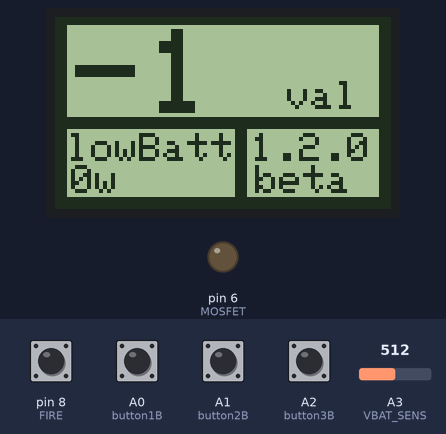
A program run on a simulated Arduino Nano, built with avr-gcc and run on an emulated ATmega328P. Parts: 84×48 one-colour display, output pins drawn as LEDs (lit = HIGH). Inputs (shaded band) come from the test bench; at power-on: A0 (button1B), A1 (button2B), A2 (button3B), pin 8 (FIRE) HIGH, A3 (VBAT_SENS) = 512. The display library's start-up logo is not drawn; EEPROM starts erased; pins used as bus, display or sensor lines are not drawn.

Above: at 1.2 s.
1.3 s: A3 (VBAT_SENS) set to 640
3.4 s: A3 (VBAT_SENS) set to 668
At 4.1 s:
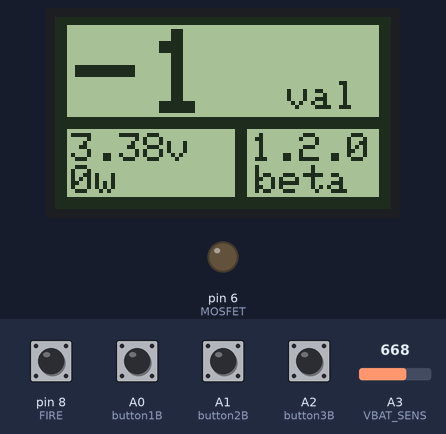
5.3 s: pin 8 (FIRE) pulled LOW for 0.15 s
At 5.37 s:
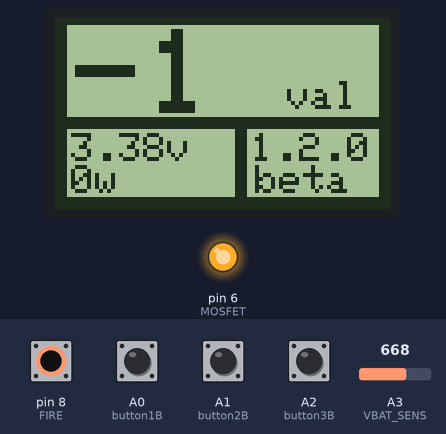
6.9 s: A1 (button2B) pulled LOW for 1 s
At 8.8 s:
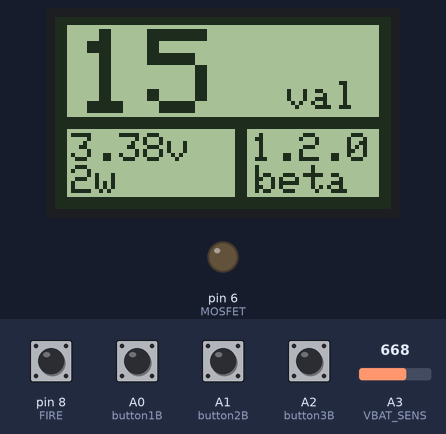
9.4 s: A0 (button1B) pulled LOW for 0.15 s
At 10.1 s:
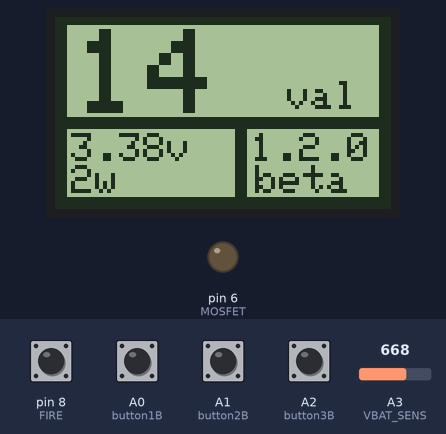
11.1 s: A0 (button1B) pulled LOW for 1 s
At 12.4 s:
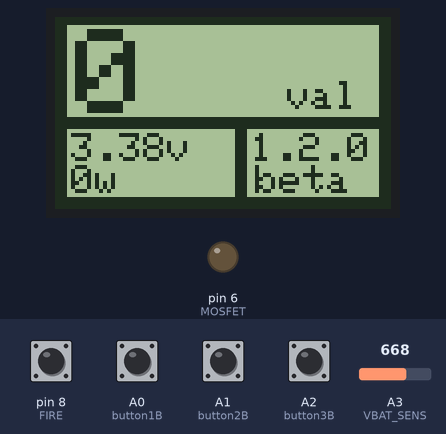
Timing chart, 0 to 14.1 s (numbered marks = the images above; inputs shaded):
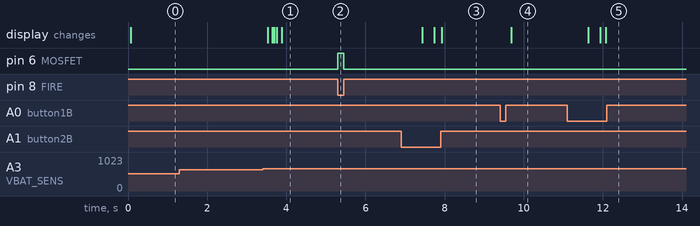

Measured:
- the behaviour switches between 651 and 652 on A3 (VBAT_SENS) (found by bisection; images 0 and 1)
- after the input at 1.3 s, every drawn part: stays the same
- after the input at 3.4 s, the display: first changes after 0.13 s (image 1 shows a later state)
- after the input at 5.3 s, pin 6 (MOSFET): LOW → HIGH at once, → LOW 0.15 s later
- after the input at 6.9 s, the display: first changes after 0.54 s (image 3 shows a later state)
- after the input at 9.4 s, the display: changes after 0.29 s (image 4)
- after the input at 11.1 s, the display: first changes after 0.54 s (image 5 shows a later state)

The program:

main.cpp
```cpp
//--------------------------------<Ver.1.2.0.beta>------------------------------------
//designed by ykronek
//just fire on max power with battery volts on disp(work incorrectly)
//28.07.2019
//renamed COIL to MOSFET
//soldered MOSFET pin to D6(can PWM but not used now)
//soldered display pin Din to D13
//soldered display's BL pin on 5v
//30.07.2019/20:05
//added pwm regulation power(measuring units is value)
//30.07.2019/23:38
//added constrain on values(0-255)
//добавлен коефициент к формуле считывания напряжения
//идут тесты делителя напряжения
//31.07.2019/22:05
//ускорена регулировка зажатием
//04.08.2019/19:29
//датчик напряжения работает
//09.08.2019/00:58
//06.10.2019/21:00
//дисплей включаеться стабильно с первого раза
//06.10.2019/21:28
//переделал датчик напряжения
//11.10.2019/23:02
//добавил DEBUG_MODE
//инициализировал среднюю кнопку
//выводит расчетную выходную мощность
//26.06.2020/01:47
//исправил Debug mode
//ардуино запоминает значение 'value' в EEPROM
//20.09.2020/22:25
//добавил фильтр для считывания напряжения

#include<SPI.h>
#include <avr/eeprom.h>
#include <Adafruit_GFX.h>
#include <Adafruit_PCD8544.h>

#define FIRE 8 //кнопка фаер
#define MOSFET 6 // пин мосфета
#define VBAT_SENS A3 // пин измерения напряжения
#define PowerDisplay A4 // пин питания дисплея

    // #define DEBUG //comment to disable

#define VERSION "1.2.0"
#define STABorBETA "beta"
#define LowerVbat   3.3      // нижний попрог допустимого напряжения для вейпа

#define VoltageTrue 5.187    // когда все собрали, меряем напряжение на 5вольтах ардуины и вписываем сюда
#define coilRes 0.3          // итоговое сопротивление койлов

float k = 0.1;             // коефициент для фильтра считывания напряжения

#define button1B A0  // пин кнопки button1(left)
#define button2B A1   //(right)
#define button3B A2  //selectButton(center)

boolean button1S;   // храним состояния кнопок (S - State)
boolean button1F;   // флажки кнопок (F - Flag)
boolean button1R;   // флажки кнопок на отпускание (R - Release)
boolean button1P;   // флажки кнопок на нажатие (P - Press)
boolean button1H;   // флажки кнопок на удержание (многократный вызов) (H - Hold)
boolean button1HO;  // флажки кнопок на удержание (один вызов при нажатии) (HO - Hold Once)
boolean button1D;   // флажки кнопок на двойное нажатие (D - Double)
boolean button1DP;  // флажки кнопок на двойное нажатие и отпускание (D - Double Pressed)

boolean button2S;   // храним состояния кнопок (S - State)
boolean button2F;   // флажки кнопок (F - Flag)
boolean button2R;   // флажки кнопок на отпускание (R - Release)
boolean button2P;   // флажки кнопок на нажатие (P - Press)
boolean button2H;   // флажки кнопок на удержание (многократный вызов) (H - Hold)
boolean button2HO;  // флажки кнопок на удержание (один вызов при нажатии) (HO - Hold Once)
boolean button2D;   // флажки кнопок на двойное нажатие (D - Double)
boolean button2DP;  // флажки кнопок на двойное нажатие и отпускание (D - Double Pressed)

boolean button3S;   // храним состояния кнопок (S - State)
boolean button3F;   // флажки кнопок (F - Flag)
boolean button3R;   // флажки кнопок на отпускание (R - Release)
boolean button3P;   // флажки кнопок на нажатие (P - Press)
boolean button3H;   // флажки кнопок на удержание (многократный вызов) (H - Hold)
boolean button3HO;  // флажки кнопок на удержание (один вызов при нажатии) (HO - Hold Once)
boolean button3D;   // флажки кнопок на двойное нажатие (D - Double)
boolean button3DP;  // флажки кнопок на двойное нажатие и отпускание (D - Double Pressed)


#define double_timer 100   // время (мс), отведённое на второе нажатие
#define hold 500           // время (мс), после которого кнопка считается зажатой
#define debounce 80        // (мс), антидребезг
#define step_del 20       // задержка между шагами изменения value
boolean lowbat;             // флаг разряда аккумулятора


unsigned long button1_timer; // таймер последнего нажатия кнопки
unsigned long button1_double; // таймер двойного нажатия кнопки

unsigned long button2_timer; // таймер последнего нажатия кнопки
unsigned long button2_double; // таймер двойного нажатия кнопки

unsigned long button3_timer; // таймер последнего нажатия кнопки
unsigned long button3_double; // таймер двойного нажатия кнопки

uint32_t leftbtt_timer;    //таймеры для уменьшения валуе
uint32_t rightbtt_timer;   //таймеры для увеличения валуе


Adafruit_PCD8544 display = Adafruit_PCD8544(7, 13, 5, 4, 3);


double vbat;
int value;
float current;
int power;

//------------------------ОТРАБОТКА КНОПОК-------------------------
void buttons1() {
  //-------------------------button1--------------------------
  // нажали (с антидребезгом)
  if (button1S && !button1F && millis() - button1_timer > debounce) {
    button1F = 1;
    button1HO = 1;
    button1_timer = millis();
  }
  // если отпустили до hold, считать отпущенной
  if (!button1S && button1F && !button1R && !button1DP && millis() - button1_timer < hold) {
    button1R = 1;
    button1F = 0;
    button1_double = millis();
  }
  // если отпустили и прошло больше double_timer, считать 1 нажатием
  if (button1R && !button1DP && millis() - button1_double > double_timer) {
    button1R = 0;
    button1P = 1;
  }
  // если отпустили и прошло меньше double_timer и нажата снова, считать что нажата 2 раз
  if (button1F && !button1DP && button1R && millis() - button1_double < double_timer) {
    button1F = 0;
    button1R = 0;
    button1DP = 1;
  }
  // если была нажата 2 раз и отпущена, считать что была нажата 2 раза
  if (button1DP && millis() - button1_timer < hold) {
    button1DP = 0;
    button1D = 1;
    button1_timer = millis();
  }
  // Если удерживается более hold, то считать удержанием
  if (button1F && !button1D && !button1H && millis() - button1_timer > hold) {
    button1H = 1;
  }
  // Если отпущена после hold, то считать, что была удержана
  if (!button1S && button1F && millis() - button1_timer > hold) {
    button1F = 0;
    button1H = 0;
    button1_timer = millis();
  }
  //-------------------------button1--------------------------
}

void buttons2() {
  //-------------------------button2--------------------------
  // нажали (с антидребезгом)
  if (button2S && !button2F && millis() - button2_timer > debounce) {
    button2F = 1;
    button2HO = 1;
    button2_timer = millis();
  }
  // если отпустили до hold, считать отпущенной
  if (!button2S && button2F && !button2R && !button2DP && millis() - button2_timer < hold) {
    button2R = 1;
    button2F = 0;
    button2_double = millis();
  }
  // если отпустили и прошло больше double_timer, считать 1 нажатием
  if (button2R && !button2DP && millis() - button2_double > double_timer) {
    button2R = 0;
    button2P = 1;
  }
  // если отпустили и прошло меньше double_timer и нажата снова, считать что нажата 2 раз
  if (button2F && !button2DP && button2R && millis() - button2_double < double_timer) {
    button2F = 0;
    button2R = 0;
    button2DP = 1;
  }
  // если была нажата 2 раз и отпущена, считать что была нажата 2 раза
  if (button2DP && millis() - button2_timer < hold) {
    button2DP = 0;
    button2D = 1;
    button2_timer = millis();
  }
  // Если удерживается более hold, то считать удержанием
  if (button2F && !button2D && !button2H && millis() - button2_timer > hold) {
    button2H = 1;
  }
  // Если отпущена после hold, то считать, что была удержана
  if (!button2S && button2F && millis() - button2_timer > hold) {
    button2F = 0;
    button2H = 0;
    button2_timer = millis();
  }
  //-------------------------button2--------------------------
}

void buttons3() {
  //-------------------------button3--------------------------
  // нажали (с антидребезгом)
  if (button3S && !button3F && millis() - button3_timer > debounce) {
    button3F = 1;
    button3HO = 1;
    button3_timer = millis();
  }
  // если отпустили до hold, считать отпущенной
  if (!button3S && button3F && !button3R && !button3DP && millis() - button3_timer < hold) {
    button3R = 1;
    button3F = 0;
    button3_double = millis();
  }
  // если отпустили и прошло больше double_timer, считать 1 нажатием
  if (button3R && !button3DP && millis() - button3_double > double_timer) {
    button3R = 0;
    button3P = 1;
  }
  // если отпустили и прошло меньше double_timer и нажата снова, считать что нажата 2 раз
  if (button3F && !button3DP && button3R && millis() - button3_double < double_timer) {
    button3F = 0;
    button3R = 0;
    button3DP = 1;
  }
  // если была нажата 2 раз и отпущена, считать что была нажата 2 раза
  if (button3DP && millis() - button3_timer < hold) {
    button3DP = 0;
    button3D = 1;
    button3_timer = millis();
  }
  // Если удерживается более hold, то считать удержанием
  if (button3F && !button3D && !button3H && millis() - button3_timer > hold) {
    button3H = 1;
  }
  // Если отпущена после hold, то считать, что была удержана
  if (!button3S && button3F && millis() - button3_timer > hold) {
    button3F = 0;
    button3H = 0;
    button3_timer = millis();
  }
  //-------------------------button3--------------------------
}
//------------------------ОТРАБОТКА КНОПОК-------------------------

void dispinit(){

  display.begin();
  display.setContrast(50);
  display.display();
  display.clearDisplay();

}

void drawmainpageframes() {
  display.drawFastHLine(0, 0, 84, BLACK);//верхний
  display.drawFastHLine(0, 1, 84, BLACK);//top

  display.drawFastVLine(0, 0, 48, BLACK);//левый
  display.drawFastVLine(1, 0, 48, BLACK);//left
  display.drawFastVLine(2, 0, 48, BLACK);

  display.drawFastHLine(0, 47, 84, BLACK);//нижний
  display.drawFastHLine(0, 46, 84, BLACK);//down
  display.drawFastHLine(0, 45, 84, BLACK);

  display.drawFastVLine(83, 0, 48, BLACK);//правый
  display.drawFastVLine(82, 0, 48, BLACK);//right
  display.drawFastVLine(81, 0, 48, BLACK);

  display.drawFastHLine(0, 25, 83, BLACK);// разделяющая горизонт
  display.drawFastHLine(0, 26, 83, BLACK);//horizontal line
  display.drawFastHLine(0, 27, 83, BLACK);

  display.drawFastVLine(45, 25, 26, BLACK);// разделяющая стенка
  display.drawFastVLine(46, 25, 26, BLACK);//vertical line
  display.drawFastVLine(47, 25, 26, BLACK);

  display.display();
}

void drawmainpage(){

   display.clearDisplay();

  display.setCursor(5, 3);
  display.setTextSize(3);
  display.print(value);
  display.setCursor(58, 16);
  display.setTextSize(1);
  display.print("val");


  if(lowbat){
    display.setTextSize(1);
    display.setCursor(3, 29);
    display.print("lowBatt");
  }else{
  display.setTextSize(1);
  display.setCursor(4, 29);
  display.print(vbat);
  display.print("v");
  }

  display.setCursor(49, 29);
  display.setTextSize(1);
  display.print(VERSION);

  display.setCursor(50, 37);
  display.setTextSize(1);
  #ifdef DEBUG
  display.print("debug");
  #else
  display.print(STABorBETA);
  #endif

  display.setTextSize(1);
  display.setCursor(4, 37);
  display.print(power);
  display.print("w");
}

float expRunningAverage(float newVal) {
  static float filVal = 0;
  filVal += (newVal - filVal) * k;
  return filVal;
}


void setup() {
  value = eeprom_read_word(0);

  #ifdef DEBUG
  Serial.begin(9600);
  Serial.print("Debug mode, firmware version is ");
  Serial.print(VERSION);
  Serial.print('.');
  Serial.println(STABorBETA);
  #endif

  pinMode(PowerDisplay,OUTPUT);
  digitalWrite(PowerDisplay,HIGH);

  dispinit();

  //analogReference(INTERNAL);

  pinMode(button1B, INPUT_PULLUP);
  pinMode(button2B, INPUT_PULLUP);
  pinMode(button3B, INPUT_PULLUP);

  pinMode(FIRE, INPUT_PULLUP);
  pinMode(MOSFET, OUTPUT);

  analogWrite(MOSFET, 0);
}


void loop() {
  if(vbat < LowerVbat){
      lowbat = 1;
  } else{
    lowbat = 0;
  }

  drawmainpageframes();
  drawmainpage();

  int fire = !digitalRead(FIRE);

  //-------опрос кнопок управления--------//
  button1S = !digitalRead(button1B);
  buttons1(); //отработка кнопок
  button2S = !digitalRead(button2B);
  buttons2();
  button3S = !digitalRead(button3B);
  buttons3();
  //-------опрос кнопок управления--------//

  //----------------------------------------button1
  if (button1P || button1D) {
    #ifdef DEBUG
    Serial.println("LEFT-button pressed");
    #endif
    value--;
    if (value <= 0) {
      value = 0;
    }
    button1P = 0;
    button1D = 0;
  }
  if (button1H && button1HO) {
    #ifdef DEBUG
    Serial.println("LEFT-button hold once");
    #endif
    button1HO = 0;
    }
  if (button1H) {
    #ifdef DEBUG
    Serial.println("LEFT-button hold");
    #endif

    if (millis() - leftbtt_timer > step_del){
    leftbtt_timer = millis();
    value--;
    }

    if (value <= 0) {
      value = 0;
    }

    button1H = 0;
  }
  //----------------------------------------button1
  //----------------------------------------button2
  if (button2P || button2D) {
    #ifdef DEBUG
    Serial.println("RIGHT-button pressed");
    #endif
    value++;
    if (value >= 255) {
      value = 255;
    }
    button2P = 0;
    button2D = 0;
  }
  if (button2H && button2HO) {
    #ifdef DEBUG
    Serial.println("RIGHT-button hold once");
    #endif
    button2HO = 0;
    }
    if (button2H) {
    #ifdef DEBUG
    Serial.println("RIGHT-button hold");
    #endif

    if (millis() - rightbtt_timer > step_del){
    rightbtt_timer = millis();
    value++;
    }

    if (value >= 255) {
      value = 255;
    }

    button2H = 0;
  }
  //----------------------------------------button2
 //-----------------------------------------button3
  if (button3P || button3D) {
    #ifdef DEBUG
    Serial.println("CENTER_button pressed");
    #endif
    button3P = 0;
    button3D = 0;
  }
  if (button3H && button3HO) {
    #ifdef DEBUG
    Serial.println("CENTER_button hold once");
    #endif
    button3HO = 0;
    }
  if (button3H) {
    #ifdef DEBUG
    Serial.println("CENTER_button hold");
    #endif
    button3H = 0;
  }
   //---------------------------------------button3

//----------------------------------------voltage
 vbat = (analogRead(VBAT_SENS) * VoltageTrue) / 1024;
 vbat = expRunningAverage(vbat);
 current = vbat / coilRes;
 power = current * vbat * value / 255;
//----------------------------------------voltage

  if (fire == 1) {
    if (!lowbat){
      #ifdef DEBUG
      Serial.println("power on coil is ON!");
      #endif
      analogWrite(MOSFET, value);
    }else if(lowbat){
    #ifdef DEBUG
    Serial.print("FIRE-button pressed, power on coli is OFF!");
    Serial.println(" Low Voltage");

    #endif
    }

  } else {
    analogWrite(MOSFET, 0);
  }


  eeprom_update_word(0, value);

}
```
